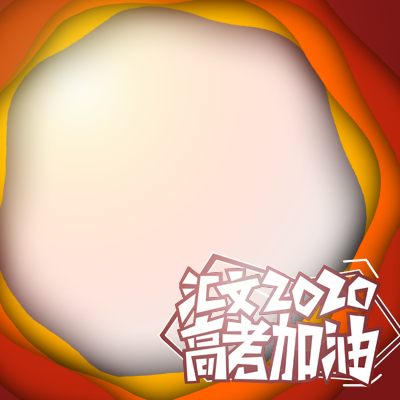
#> input picture frame.png, 400 x 400 px
$ python -i gaokao_profile_flask.py   (imports and definitions only)
#> lines starting #> are read from the running program, lines starting #| are printed output that depends on the picture
#> further down, picture is the input picture: PIL image 400x400 RGBA; mean R, G, B, A 205.1, 135, 91.6, 158.2
from flask import Blueprint, send_from_directory, request
from PIL import Image
from base64 import b64encode
from io import BytesIO
import json
from datetime import datetime, timedelta, timezone

# [5 lines that did not run here, left out]

MODULE_PATH = "."

def process_img(img):
    try:
        frame_img = Image.open(MODULE_PATH + '/frame.png')
        target = Image.new('RGBA', frame_img.size, (0, 0, 0, 0))
#> target: PIL image 400x400 RGBA; every value is 0
        box = (0, 0, 380, 380)
        img = img.convert('RGBA')
        img = img.resize((box[2] - box[0], box[3] - box[1]))
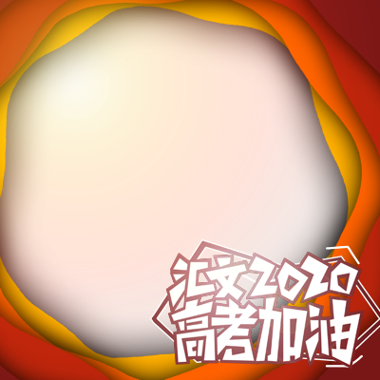
#> img: PIL image 380x380 RGBA; mean R, G, B, A 205, 134.7, 91.4, 158.2; transparent parts drawn white
        target.paste(img, box)
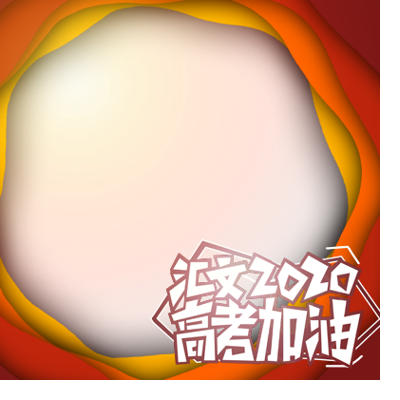
#> target: PIL image 400x400 RGBA; mean R, G, B, A 185, 121.6, 82.5, 142.7; transparent parts drawn white
        target.paste(frame_img, (0, 0), frame_img)
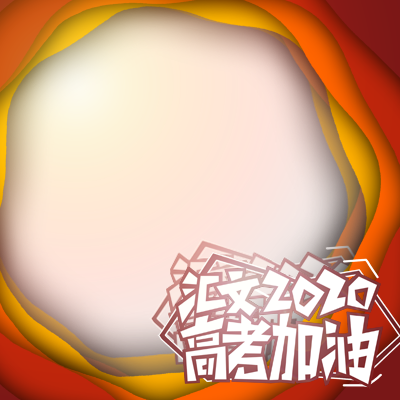
#> target: PIL image 400x400 RGBA; mean R, G, B, A 203.7, 134, 90.2, 164.8; transparent parts drawn white
        target = target.convert('RGB')
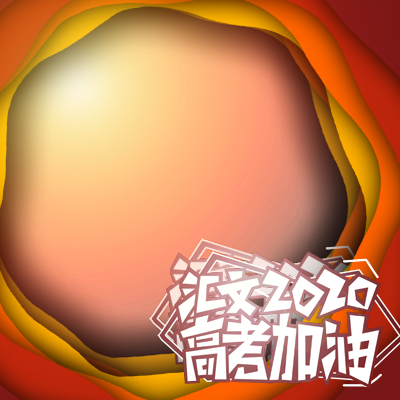
#> target: PIL image 400x400 RGB; mean R, G, B 203.7, 134, 90.2
        visit_cnt()
        return 'success', target
    except:
        return 'error', None


def visit_cnt():
    t = datetime.now(timezone(timedelta(hours=8)))
    time_str = t.strftime(r"%H:%M:%S / %B %d, %Y  / %A")
    open(MODULE_PATH + '/visit_history.txt', 'a').write(time_str + "\n")


# [11 lines that did not run here, left out]


# [3 lines that did not run here, left out]

>>> from PIL import Image
>>> picture = Image.open('frame.png')
>>> result = process_img(picture)
